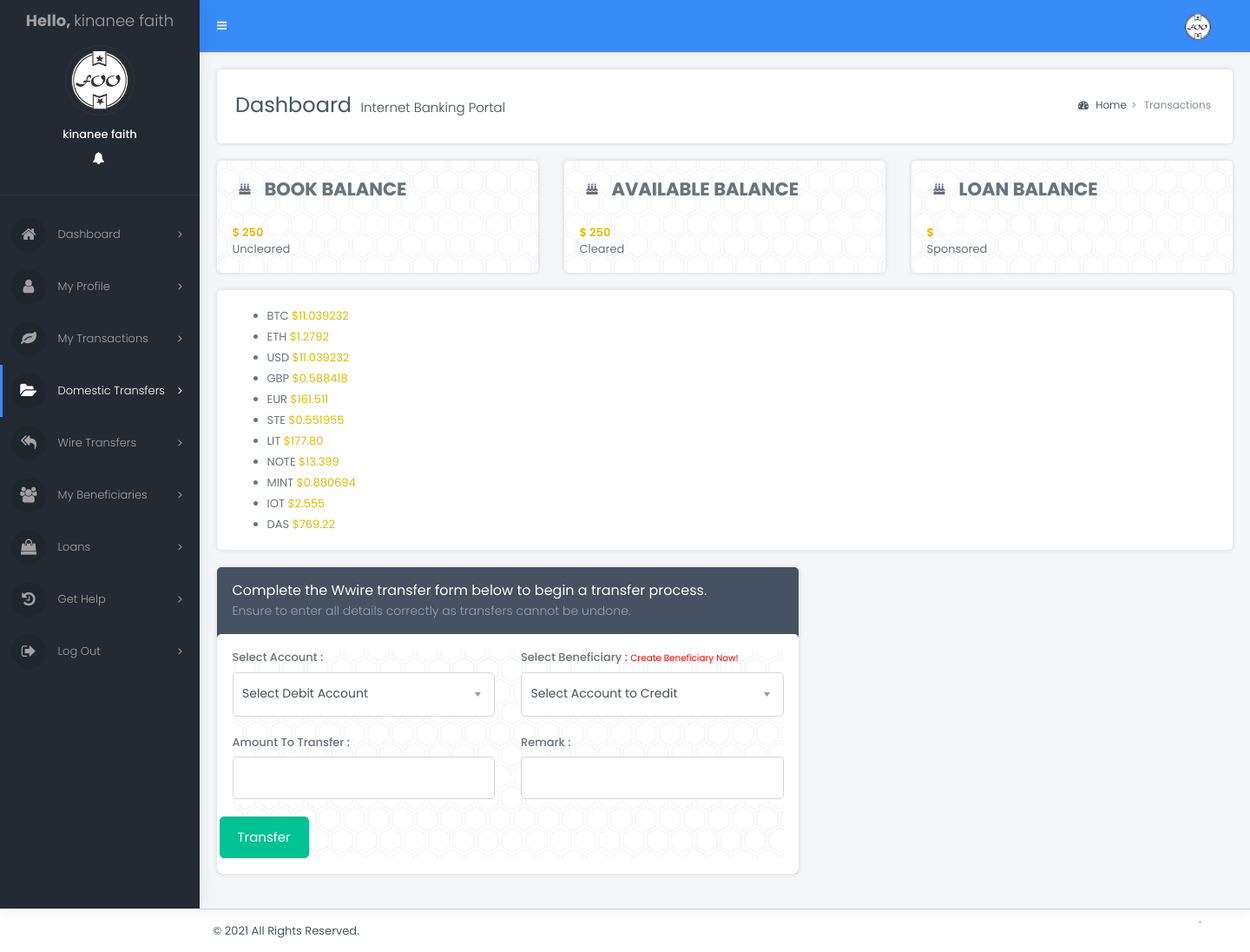
Screenshot of /dashboard/wire.php (signed in) with the database file from the repository.
### tables this page shows
CREATE TABLE `account` (
  `id` int(11) NOT NULL,
  `account_name` varchar(100) NOT NULL,
  `branch` varchar(250) NOT NULL,
  `account_type` varchar(25) NOT NULL,
  `account_number` int(25) NOT NULL,
  `username` varchar(100) NOT NULL,
  `password` varchar(100) NOT NULL,
  `dob` date NOT NULL,
  `gender` varchar(10) NOT NULL,
  `address` varchar(100) NOT NULL,
  `country` varchar(25) NOT NULL,
  `state` varchar(25) NOT NULL,
  `city` varchar(25) NOT NULL,
  `pin` int(10) NOT NULL,
  `mobile` varchar(25) NOT NULL,
  `email` varchar(100) NOT NULL,
  `open_date` date NOT NULL,
  `note` text NOT NULL,
  `image` varchar(100) NOT NULL,
  `status` varchar(25) NOT NULL,
  `Balance` int(11) NOT NULL
);

### dashboard/wire.php (the view, shortened to what this page needs)
<?php
$connect=mysqli_connect ('localhost', 'kala', 'kala',"test");
if(isset($_SESSION["username"])){
   $id=$_SESSION["username"];
   $check=mysqli_query($connect, 'select * from account where username="'.$id.'"');
   $info=mysqli_fetch_array($check);
   $name = $info['account_name'];
   $Balance = $info['Balance'];
   $image = $info['image'];
   $check2=mysqli_query($connect, 'select * from loan where Account_Name="'.$name.'"');
   $info1=mysqli_fetch_array($check2);
   $loan = $info1['amount'];
?>
<!DOCTYPE html>
<html lang="en">
  <head>
  <link rel="stylesheet" href="assets/vendor_components/bootstrap/dist/css/bootstrap.css">
  <link rel="stylesheet" href="assets/vendor_components/font-awesome/css/font-awesome.css">
  <link rel="stylesheet" href="assets/vendor_components/Ionicons/css/ionicons.css">
  <link rel="stylesheet" href="assets/vendor_components/lineaicons/linea.css">
  <link href="https://www.amcharts.com/lib/3/plugins/export/export.css" rel="stylesheet" type="text/css" />
  <link rel="stylesheet" href="css/bootstrap-extend.css">
  <link rel="stylesheet" href="css/master_style.css">
  <link rel="stylesheet" href="css/skins/_all-skins.css">
  </head>
<body class="hold-transition skin-blue sidebar-mini">
<div class="wrapper">
  <header class="main-header">
    <nav class="navbar navbar-static-top">
      <a href="#" class="sidebar-toggle" data-toggle="push-menu" role="button">
      </a>
      <div class="navbar-custom-menu">
        <ul class="nav navbar-nav">
          <li class="dropdown user user-menu">
            <a href="#" class="dropdown-toggle" data-toggle="dropdown">
              <img src="../admin/dashboard/upload/<?php echo $image?>" class="user-image rounded-circle" alt="User Image">
            </a>
          <li>
          </li>
        </ul>
      </div>
    </nav>
  </header>
  <aside class="main-sidebar">
    <section class="sidebar">
      <div class="user-panel">
     <div class="ulogo">
       <a href="index.php">
        <span><b>Hello, </b><?php echo $name?></span>
      </a>
    </div>
        <div class="image">
          <img src="../admin/dashboard/upload/<?php echo $image?>" class="rounded-circle" alt="User Image">
        </div>
        <div class="info">
          <p><?php echo $name?></p>
      <a href="profile.php" class="link" data-toggle="tooltip" title="" data-original-title="Settings"><i class="ion ion-gear-b"></i></a>
            <a href="" class="link" data-toggle="tooltip" title="" data-original-title="No Notifications"><i class="fa fa-bell"></i></a>
            <a href="logout.php" class="link" data-toggle="tooltip" title="" data-original-title="Logout"><i class="ion ion-power"></i></a>
        </div>
      </div>
      <ul class="sidebar-menu" data-widget="tree">
    <li class="nav-devider"></li>
     <li class="">
          <a href="index.php">
            <i class="fa fa-home"></i> <span>Dashboard</span>
            <span class="pull-right-container">
              <i class="fa fa-angle-right pull-right"></i>
            </span>
          </a>
        </li>
     <li class="">
          <a href="profile.php">
            <i class="fa fa-user"></i> <span>My Profile</span>
            <span class="pull-right-container">
              <i class="fa fa-angle-right pull-right"></i>
            </span>
          </a>
        </li>
     <li class="">
          <a href="statement.php">
            <i class="fa fa-leaf"></i> <span>My Transactions</span>
            <span class="pull-right-container">
              <i class="fa fa-angle-right pull-right"></i>
            </span>
          </a>
        </li>
     <li class="active">
          <a href="dom.php">
            <i class="fa fa-folder-open"></i> <span>Domestic Transfers</span>
            <span class="pull-right-container">
              <i class="fa fa-angle-right pull-right"></i>
            </span>
          </a>
        </li>
     <li class="">
          <a href="wire.php">
            <i class="fa fa-reply-all"></i> <span>Wire Transfers</span>
            <span class="pull-right-container">
              <i class="fa fa-angle-right pull-right"></i>
            </span>
          </a>
        </li>
     <li class="">
          <a href="beneficiaries.php">
            <i class="fa fa-group"></i> <span>My Beneficiaries</span>
            <span class="pull-right-container">
              <i class="fa fa-angle-right pull-right"></i>
            </span>
          </a>
        </li>
     <li class="">
          <a href="loan.php">
            <i class="fa fa-shopping-bag"></i> <span>Loans</span>
            <span class="pull-right-container">
              <i class="fa fa-angle-right pull-right"></i>
            </span>
          </a>
        </li>
     <li class="">
          <a href="contact.php">
            <i class="fa fa-history"></i> <span>Get Help</span>
            <span class="pull-right-container">
              <i class="fa fa-angle-right pull-right"></i>
            </span>
          </a>
        </li>
     <li class="">
          <a href="logout.php">
            <i class="fa fa-sign-out"></i> <span>Log Out</span>
            <span class="pull-right-container">
              <i class="fa fa-angle-right pull-right"></i>
            </span>
          </a>
        </li>
      </ul>
    </section>
  </aside>
  <div class="content-wrapper">
    <section class="content-header">
      <h1>
        Dashboard
        <small>Internet Banking Portal</small>
      </h1>
      <ol class="breadcrumb">
        <li class="breadcrumb-item"><a href="#"><i class="fa fa-dashboard"></i> Home</a></li>
        <li class="breadcrumb-item active">Transactions</li>
      </ol>
    </section>
    <section class="content">
    <div class="row">
      <div class="col-lg-4 col-md-8 col-lg-3">
            <div class="box box-body bg-hexagons-dark pull-up">
              <div class="media align-items-center p-0">
                <div class="text-center">
          <a href="#"><i class="fa fa-birthday-cake" title="XRP"></i></a>
          </div>
          <div>
          <h3 class="no-margin text-bold">BOOK BALANCE</h3>
          </div>
              </div>
              <div class="flexbox align-items-center mt-25">
                <div>
          <p class="no-margin font-weight-600"><span class="text-yellow">$ <?php echo $Balance; ?></span></p>
          <p class="no-margin">Uncleared</p>
          </div>
              </div>
            </div>
          </div>
      <div class="col-lg-4 col-md-8 col-lg-3">
            <div class="box box-body bg-hexagons-dark pull-up">
              <div class="media align-items-center p-0">
                <div class="text-center">
          <a href="#"><i class="fa fa-birthday-cake" title="BAT"></i></a>
          </div>
          <div>
          <h3 class="no-margin text-bold">AVAILABLE BALANCE</h3>
          </div>
              </div>
              <div class="flexbox align-items-center mt-25">
                <div>
          <p class="no-margin font-weight-600"><span class="text-yellow">$ <?php echo $Balance; ?></span></p>
          <p class="no-margin">Cleared</p>
          </div>
              </div>
            </div>
          </div>
      <div class="col-lg-4 col-md-8 col-lg-3">
            <div class="box box-body bg-hexagons-dark pull-up">
              <div class="media align-items-center p-0">
                <div class="text-center">
          <a href="#"><i class="fa fa-birthday-cake" title="ADA"></i></a>
          </div>
          <div>
          <h3 class="no-margin text-bold">LOAN BALANCE</h3>
          </div>
              </div>
              <div class="flexbox align-items-center mt-25">
                <div>
          <p class="no-margin font-weight-600"><span class="text-yellow">$ <?php echo $loan; ?></span></p>
          <p class="no-margin">Sponsored</p>
          </div>
              </div>
            </div>
          </div>
    </div>
    <div class="box">
      <div class="box-body tickers-block">
        <ul id="webticker-1">
        <li><i class="cc BTC"></i> BTC <span class="text-yellow"> $11.039232</span></li>
        <li><i class="cc ETH"></i> ETH <span class="text-yellow"> $1.2792</span></li>
        <li><i class="cc GAME"></i> USD <span class="text-yellow"> $11.039232</span></li>
        <li><i class="cc LBC"></i> GBP <span class="text-yellow"> $0.588418</span></li>
        <li><i class="cc NEO"></i> EUR <span class="text-yellow"> $161.511</span></li>
        <li><i class="cc STEEM"></i> STE <span class="text-yellow"> $0.551955</span></li>
        <li><i class="cc LTC"></i> LIT <span class="text-yellow"> $177.80</span></li>
        <li><i class="cc NOTE"></i> NOTE <span class="text-yellow"> $13.399</span></li>
        <li><i class="cc MINT"></i> MINT <span class="text-yellow"> $0.880694</span></li>
        <li><i class="cc IOTA"></i> IOT <span class="text-yellow"> $2.555</span></li>
        <li><i class="cc DASH"></i> DAS <span class="text-yellow"> $769.22</span></li>
        </ul>
      </div>
    </div>
    <div class="row">
     <div class="col-lg-7 col-12">
      <div class="box box-solid bg-dark">
        <div class="box-header with-border">
          <h5 class="box-title">Complete the Wwire transfer form below to begin a transfer process.</h5>
          <h6 class="box-subtitle">Ensure to enter all details correctly as transfers cannot be undone.</h6>
        </div>
        <div class="box-body wizard-content">
      <form action="#" class="tab-wizard vertical wizard-circle" method="POST">
        <section class="bg-hexagons-dark">
          <div class="row">
            <div class="col-md-6">
              <div class="form-group">
                <label for="location2">Select Account :</label>
                <select class="custom-select form-control" id="location2" name="account_name1">
                  <option value="">Select Debit Account</option>
                </select>
              </div>
            </div>
            <div class="col-md-6">
              <div class="form-group">
                <label for="location2">Select Beneficiary : <a href="beneficiaries.php"><span style="color:red"><small>Create Beneficiary Now!</small></span></a></label>
                <select class="custom-select form-control" id="location2" name="account_name2">
                  <option value="">Select Account to Credit</option>
                </select>
              </div>
            </div>
          </div>
        </section>
        <section class="bg-hexagons-dark">
          <div class="row">
            <div class="col-md-6">
              <div class="form-group">
                <label for="jobTitle6">Amount To Transfer :</label>
                <input type="text" class="form-control" id="jobTitle6" name="amount"> </div>
            </div>
            <div class="col-md-6">
              <div class="form-group">
                <label for="videoUrl2">Remark :</label>
                <input type="text" class="form-control" id="videoUrl2" name="remark">
              </div>
            </div>
            <input type="submit" class="btn btn-success btn-lg" name="submit" value="Transfer">
          </div>
        </section>
      </form>
        </div>
      </div>
     </div>
      </div>
    </div>
  </div>
  <footer class="main-footer">
    <div class="pull-right d-none d-sm-inline-block">
        <ul class="nav nav-primary nav-dotted nav-dot-separated justify-content-center justify-content-md-end">
      <li class="nav-item">
      <a class="nav-link" href="javascript:void(0)"></a>
      </li>
      <li class="nav-item">
      <a class="nav-link" href="#"></a>
      </li>
    </ul>
    </div>
    &copy; 2021 All Rights Reserved.
  </footer>
<?php } ?>
</body>
</html>

### dashboard/css/skins/_all-skins.css (style rules this page uses)
.skin-blue .main-header .navbar { background-color: #398bf7; }
.skin-blue .main-header .navbar .nav > li > a { color: #ffffff; }
.skin-blue .main-header .navbar .sidebar-toggle { color: #ffffff; }
.skin-blue .main-header .navbar .sidebar-toggle { color: #fff; }
.skin-blue .content-header { background: #ffffff; -webkit-box-shadow: 1px 0 5px rgba(0, 0, 0, 0.1); box-shadow: 1px 0 5px rgba(0, 0, 0, 0.1); }
.skin-blue .content { background: #f4f6f9; }
.skin-blue .wrapper, .skin-blue .main-sidebar, .skin-blue .left-side { background-color: #242a33; box-shadow: 1px 0px 20px rgba(0,0,0,0.08); }
.skin-blue .user-panel > .info, .skin-blue .user-panel > .info > a { color: #fff; }
.skin-blue .sidebar { border-color: #398bf7; }
.skin-blue .sidebar-menu > li > a { border-left:3px solid #242a33; }
.skin-blue .sidebar-menu>li:hover>a, .skin-blue .sidebar-menu>li.active>a, .skin-blue .sidebar-menu>li.menu-open>a { color: #ffffff; background: #242a33; }
.skin-blue .sidebar-menu > li.active > a, .skin-blue .sidebar-menu > li.menu-open > a { color: #ffffff; }
.skin-blue .sidebar-menu > li.active > a { border-left-color: #398bf7; }
.skin-blue .sidebar a { color: #a1a1a1; }

### rows the page displays
account: image (picture), account_name "kinanee faith", Balance "250"
